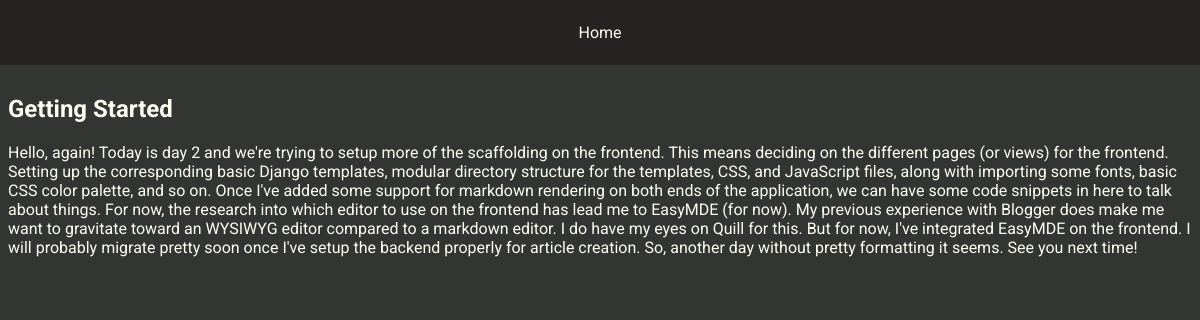
/article/getting-started/, run on the app's committed database.
### blog/models.py (models this page shows, shortened)
class Article(models.Model):
    class Status(models.TextChoices):
        DRAFT = "DR", _("Draft")
        SCHEDULED = "SC", _("Scheduled")
        PUBLISHED = "PU", _("Published")
    title = models.CharField(max_length=250)
    slug = models.SlugField(max_length=255, unique=True)
    content = models.TextField()
    excerpt = models.TextField(max_length=200, blank=True)
    topic = models.ForeignKey(Topic, on_delete=models.SET_NULL, null=True)
    tags = models.ManyToManyField(Tag, blank=True)
    status = models.CharField(max_length=2, choices=Status, default=Status.DRAFT)
    featured_image = models.ImageField(upload_to='uploads/images/', blank=True)
    created_at = models.DateTimeField(auto_now_add=True)
    updated_at = models.DateTimeField(auto_now=True)
    published_at = models.DateTimeField(null=True, blank=True)
    author = models.ForeignKey(User, on_delete=models.CASCADE)
    class Meta:
        ordering = ['-published_at', '-created_at']
        indexes = [
            models.Index(fields=['status', 'published_at']),
        ]

### blog/views.py (the view)
# urls.py: path("article/<str:article_slug>/", views.article, name="article"),
def article(request, article_slug):
    article = get_object_or_404(Article, slug=article_slug)
    return render(request, "blog/article.html", {"article": article})

### blog/templates/blog/article.html (shortened to what this page needs)
{% extends 'blog/layout.html' %}
{% load static %}
{% block css %}
    <link href="https://cdnjs.cloudflare.com/ajax/libs/highlight.js/11.9.0/styles/atom-one-dark.min.css" rel="stylesheet">
    <link href="{% static 'blog/css/article.css' %}" rel="stylesheet">
{% endblock %}
{% block body %}
<article id="article">
    <h1 class="article-title">{{ article.title }}</h1>
    <div class="article-content">{{ article.content | safe }}</div>
</article>
{% endblock %}

### blog/static/blog/css/layout.css (style rules this page uses)
:root { --bg-light: #252422; --bg: #333533; --text: #fffcf2; --text-dark: #ccc5b9; --accent: #eb5e28; font-family: 'Roboto'; }
body { margin-top: 75px; background-color: var(--bg); color: var(--text); }

### data on the page
Article: title "Getting Started", content "Hello, again! Today is day 2 and we're trying to setup more of the scaffolding on the frontend. This means deciding on the different pages (or views) for the frontend. Setting up the corresponding basic Django templates, modular directory structure for the templates, CSS, and JavaScript files, along with importing some fonts, basic CSS color palette, and so on. Once I've added some support for markdown rendering on both ends of the application, we can have some code snippets in here to talk about things. For now, the research into which editor to use on the frontend has lead me to EasyMDE (for now). My previous experience with Blogger does make me want to gravitate toward an WYSIWYG editor…"
